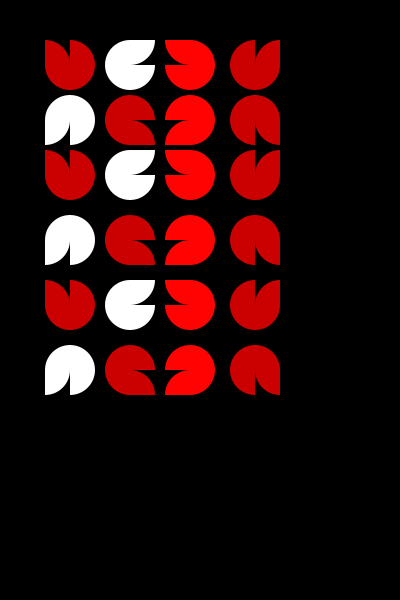
Frame 1 (no input)
Frame 60 (the mouse pressed at the canvas centre just before this capture): identical to frame 1, image omitted
Frame 120 (the mouse held since frame 60 and released just before this capture): identical to frame 1, image omitted

The Processing sketch that drew this single still picture (run headless with seeded random() and noise(); from frame 60 on, the mouse is pressed at the canvas centre):

// Processing sketch: processing_85934
// ── processing_85934.pde

void setup()
{size(400,600);

}

void draw()
{
noStroke();
background(0);

fill(#CB0000);
beginShape();
arc(45, 65, 50, 50,-PI/2,0);
arc(70,65, 50, 50,0,PI);
arc(70,65, 50, 50,-PI/2,0);
endShape(CLOSE);

fill(255);
beginShape();
arc(130, 65, 50, 50,PI/2,PI+PI/2);
arc(130,65, 50, 50,0,PI/2);
arc(130,40, 50, 50,0,PI/2);
endShape(CLOSE);

fill(#FF0303);
beginShape();
arc(190,40, 50, 50,PI/2,PI);
arc(190,65, 50, 50,PI/2,PI);
arc(190,65, 50, 50,-PI/2,PI/2);
endShape(CLOSE);

fill(#CB0000);
beginShape();
arc(280, 65, 50, 50,PI,PI/2+PI);
arc(255,65, 50, 50,PI,PI/2+PI);
arc(255,65, 50, 50,0,PI);
endShape(CLOSE);



beginShape();
arc(130, 120, 50, 50,PI/2,PI+PI/2);
arc(130,120, 50, 50,-PI/2,0);
arc(130,145, 50, 50,-PI/2,0);
endShape(CLOSE);

fill(255);
beginShape();
arc(70,120,50,50,PI,2*PI);
arc(45,120,50,50,0,PI/2);
arc(70,120,50,50,0,PI/2);
endShape(CLOSE);

fill(#FF0303);
beginShape();
arc(190,145, 50, 50,PI,PI/2+PI);
arc(190,120, 50, 50,PI,PI/2+PI);
arc(190,120, 50, 50,-PI/2,PI/2);
endShape(CLOSE);

fill(#CB0000);
beginShape();
arc(255,120,50,50,PI,2*PI);
arc(255,120,50,50,PI/2,PI);
arc(280,120,50,50,PI/2,PI);
endShape(CLOSE);

fill(#CB0000);
beginShape();
arc(45, 175, 50, 50,-PI/2,0);
arc(70,175, 50, 50,0,PI);
arc(70,175, 50, 50,-PI/2,0);
endShape(CLOSE);

fill(255);
beginShape();
arc(130, 175, 50, 50,PI/2,PI+PI/2);
arc(130,175, 50, 50,0,PI/2);
arc(130,150, 50, 50,0,PI/2);
endShape(CLOSE);

fill(#FF0303);
beginShape();
arc(190,150, 50, 50,PI/2,PI);
arc(190,175, 50, 50,PI/2,PI);
arc(190,175, 50, 50,-PI/2,PI/2);
endShape(CLOSE);

fill(#CB0000);
beginShape();
arc(280, 175, 50, 50,PI,PI/2+PI);
arc(255,175, 50, 50,PI,PI/2+PI);
arc(255,175, 50, 50,0,PI);
endShape(CLOSE);

beginShape();
arc(130, 240, 50, 50,PI/2,PI+PI/2);
arc(130,240, 50, 50,-PI/2,0);
arc(130,265, 50, 50,-PI/2,0);
endShape(CLOSE);

fill(255);
beginShape();
arc(70,240,50,50,PI,2*PI);
arc(45,240,50,50,0,PI/2);
arc(70,240,50,50,0,PI/2);
endShape(CLOSE);

fill(#FF0303);
beginShape();
arc(190,265, 50, 50,PI,PI/2+PI);
arc(190,240, 50, 50,PI,PI/2+PI);
arc(190,240, 50, 50,-PI/2,PI/2);
endShape(CLOSE);

fill(#CB0000);
beginShape();
arc(255,240,50,50,PI,2*PI);
arc(255,240,50,50,PI/2,PI);
arc(280,240,50,50,PI/2,PI);
endShape(CLOSE);


fill(#CB0000);
beginShape();
arc(45, 305, 50, 50,-PI/2,0);
arc(70,305, 50, 50,0,PI);
arc(70,305, 50, 50,-PI/2,0);
endShape(CLOSE);

fill(255);
beginShape();
arc(130,305, 50, 50,PI/2,PI+PI/2);
arc(130,305, 50, 50,0,PI/2);
arc(130,280, 50, 50,0,PI/2);
endShape(CLOSE);

fill(#FF0303);
beginShape();
arc(190,280, 50, 50,PI/2,PI);
arc(190,305, 50, 50,PI/2,PI);
arc(190,305, 50, 50,-PI/2,PI/2);
endShape(CLOSE);

fill(#CB0000);
beginShape();
arc(280, 305, 50, 50,PI,PI/2+PI);
arc(255,305, 50, 50,PI,PI/2+PI);
arc(255,305, 50, 50,0,PI);
endShape(CLOSE);

beginShape();
arc(130, 370, 50, 50,PI/2,PI+PI/2);
arc(130,370, 50, 50,-PI/2,0);
arc(130,395, 50, 50,-PI/2,0);
endShape(CLOSE);

fill(255);
beginShape();
arc(70,370,50,50,PI,2*PI);
arc(45,370,50,50,0,PI/2);
arc(70,370,50,50,0,PI/2);
endShape(CLOSE);

fill(#FF0303);
beginShape();
arc(190,395, 50, 50,PI,PI/2+PI);
arc(190,370, 50, 50,PI,PI/2+PI);
arc(190,370, 50, 50,-PI/2,PI/2);
endShape(CLOSE);

fill(#CB0000);
beginShape();
arc(255,370,50,50,PI,2*PI);
arc(255,370,50,50,PI/2,PI);
arc(280,370,50,50,PI/2,PI);
endShape(CLOSE);

}
